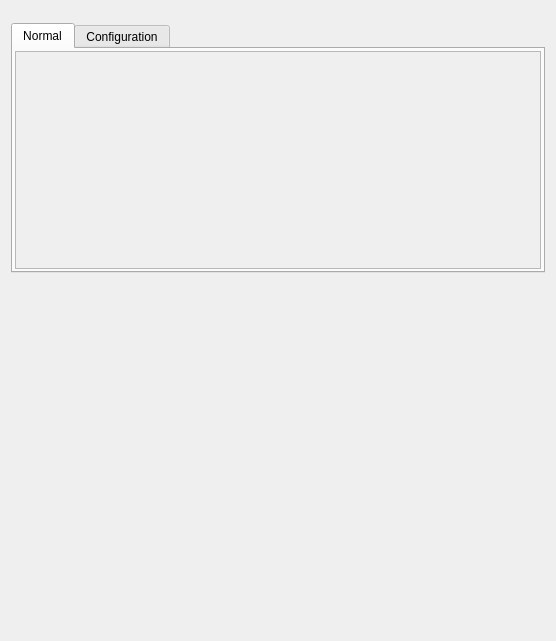
<?xml version="1.0" encoding="UTF-8"?>
<ui version="4.0">
 <class>Form</class>
 <widget class="QWidget" name="Form">
  <property name="geometry">
   <rect>
    <x>0</x>
    <y>0</y>
    <width>556</width>
    <height>641</height>
   </rect>
  </property>
  <property name="sizePolicy">
   <sizepolicy hsizetype="Preferred" vsizetype="Preferred">
    <horstretch>0</horstretch>
    <verstretch>0</verstretch>
   </sizepolicy>
  </property>
  <property name="windowTitle">
   <string>Form</string>
  </property>
  <layout class="QVBoxLayout" name="verticalLayout_3">
   <item>
    <widget class="TyphosDisplayTitle" name="TyphosDisplayTitle">
     <property name="toolTip">
      <string/>
     </property>
    </widget>
   </item>
   <item>
    <widget class="TyphosPositionerWidget" name="TyphosPositionerWidget">
     <property name="sizePolicy">
      <sizepolicy hsizetype="Preferred" vsizetype="Preferred">
       <horstretch>0</horstretch>
       <verstretch>0</verstretch>
      </sizepolicy>
     </property>
     <property name="toolTip">
      <string/>
     </property>
    </widget>
   </item>
   <item>
    <widget class="QTabWidget" name="signal_tab">
     <property name="sizePolicy">
      <sizepolicy hsizetype="Expanding" vsizetype="Maximum">
       <horstretch>0</horstretch>
       <verstretch>0</verstretch>
      </sizepolicy>
     </property>
     <property name="minimumSize">
      <size>
       <width>0</width>
       <height>250</height>
      </size>
     </property>
     <property name="maximumSize">
      <size>
       <width>16777215</width>
       <height>500</height>
      </size>
     </property>
     <property name="autoFillBackground">
      <bool>false</bool>
     </property>
     <property name="tabPosition">
      <enum>QTabWidget::North</enum>
     </property>
     <property name="tabShape">
      <enum>QTabWidget::Rounded</enum>
     </property>
     <property name="currentIndex">
      <number>0</number>
     </property>
     <property name="elideMode">
      <enum>Qt::ElideNone</enum>
     </property>
     <property name="usesScrollButtons">
      <bool>false</bool>
     </property>
     <property name="documentMode">
      <bool>false</bool>
     </property>
     <property name="tabBarAutoHide">
      <bool>false</bool>
     </property>
     <widget class="QWidget" name="normal_tab">
      <attribute name="title">
       <string>Normal</string>
      </attribute>
      <layout class="QHBoxLayout" name="misc_tab_layout">
       <property name="leftMargin">
        <number>2</number>
       </property>
       <property name="topMargin">
        <number>2</number>
       </property>
       <property name="rightMargin">
        <number>2</number>
       </property>
       <property name="bottomMargin">
        <number>2</number>
       </property>
       <item>
        <widget class="QScrollArea" name="normal_scroll">
         <property name="horizontalScrollBarPolicy">
          <enum>Qt::ScrollBarAlwaysOff</enum>
         </property>
         <property name="sizeAdjustPolicy">
          <enum>QAbstractScrollArea::AdjustToContentsOnFirstShow</enum>
         </property>
         <property name="widgetResizable">
          <bool>true</bool>
         </property>
         <widget class="QWidget" name="normal_widget">
          <property name="geometry">
           <rect>
            <x>0</x>
            <y>0</y>
            <width>520</width>
            <height>215</height>
           </rect>
          </property>
          <layout class="QVBoxLayout" name="verticalLayout">
           <property name="leftMargin">
            <number>2</number>
           </property>
           <property name="topMargin">
            <number>2</number>
           </property>
           <property name="rightMargin">
            <number>2</number>
           </property>
           <property name="bottomMargin">
            <number>2</number>
           </property>
           <item>
            <widget class="TyphosSignalPanel" name="normal_panel">
             <property name="toolTip">
              <string/>
             </property>
             <property name="whatsThis">
              <string>
    Panel of Signals for Device
    </string>
             </property>
             <property name="showHints" stdset="0">
              <bool>false</bool>
             </property>
             <property name="showNormal" stdset="0">
              <bool>true</bool>
             </property>
             <property name="showConfig" stdset="0">
              <bool>false</bool>
             </property>
             <property name="showOmitted" stdset="0">
              <bool>false</bool>
             </property>
            </widget>
           </item>
           <item>
            <spacer name="normal_spacer">
             <property name="orientation">
              <enum>Qt::Vertical</enum>
             </property>
             <property name="sizeHint" stdset="0">
              <size>
               <width>20</width>
               <height>40</height>
              </size>
             </property>
            </spacer>
           </item>
          </layout>
         </widget>
        </widget>
       </item>
      </layout>
     </widget>
     <widget class="QWidget" name="config_tab">
      <attribute name="title">
       <string>Configuration</string>
      </attribute>
      <layout class="QHBoxLayout" name="config_tab_layout">
       <property name="leftMargin">
        <number>2</number>
       </property>
       <property name="topMargin">
        <number>2</number>
       </property>
       <property name="rightMargin">
        <number>2</number>
       </property>
       <property name="bottomMargin">
        <number>2</number>
       </property>
       <item>
        <widget class="QScrollArea" name="config_scroll">
         <property name="font">
          <font>
           <underline>false</underline>
          </font>
         </property>
         <property name="horizontalScrollBarPolicy">
          <enum>Qt::ScrollBarAlwaysOff</enum>
         </property>
         <property name="sizeAdjustPolicy">
          <enum>QAbstractScrollArea::AdjustToContentsOnFirstShow</enum>
         </property>
         <property name="widgetResizable">
          <bool>true</bool>
         </property>
         <widget class="QWidget" name="config_widget">
          <property name="geometry">
           <rect>
            <x>0</x>
            <y>0</y>
            <width>520</width>
            <height>215</height>
           </rect>
          </property>
          <layout class="QVBoxLayout" name="verticalLayout_2">
           <property name="leftMargin">
            <number>2</number>
           </property>
           <property name="topMargin">
            <number>2</number>
           </property>
           <property name="rightMargin">
            <number>2</number>
           </property>
           <property name="bottomMargin">
            <number>2</number>
           </property>
           <item>
            <widget class="TyphosSignalPanel" name="config_panel">
             <property name="sizePolicy">
              <sizepolicy hsizetype="Preferred" vsizetype="Maximum">
               <horstretch>0</horstretch>
               <verstretch>0</verstretch>
              </sizepolicy>
             </property>
             <property name="toolTip">
              <string/>
             </property>
             <property name="whatsThis">
              <string>
    Panel of Signals for Device
    </string>
             </property>
             <property name="showHints" stdset="0">
              <bool>false</bool>
             </property>
             <property name="showNormal" stdset="0">
              <bool>false</bool>
             </property>
             <property name="showOmitted" stdset="0">
              <bool>false</bool>
             </property>
            </widget>
           </item>
           <item>
            <spacer name="config_spacer">
             <property name="orientation">
              <enum>Qt::Vertical</enum>
             </property>
             <property name="sizeHint" stdset="0">
              <size>
               <width>20</width>
               <height>40</height>
              </size>
             </property>
            </spacer>
           </item>
          </layout>
         </widget>
        </widget>
       </item>
      </layout>
     </widget>
    </widget>
   </item>
   <item>
    <spacer name="verticalSpacer">
     <property name="orientation">
      <enum>Qt::Vertical</enum>
     </property>
     <property name="sizeHint" stdset="0">
      <size>
       <width>20</width>
       <height>40</height>
      </size>
     </property>
    </spacer>
   </item>
  </layout>
 </widget>
 <customwidgets>
  <customwidget>
   <class>TyphosSignalPanel</class>
   <extends>QWidget</extends>
   <header>typhos.panel</header>
  </customwidget>
  <customwidget>
   <class>TyphosPositionerWidget</class>
   <extends>QWidget</extends>
   <header>typhos.positioner</header>
  </customwidget>
  <customwidget>
   <class>TyphosDisplayTitle</class>
   <extends>QFrame</extends>
   <header>typhos.display</header>
  </customwidget>
 </customwidgets>
 <resources/>
 <connections/>
</ui>
